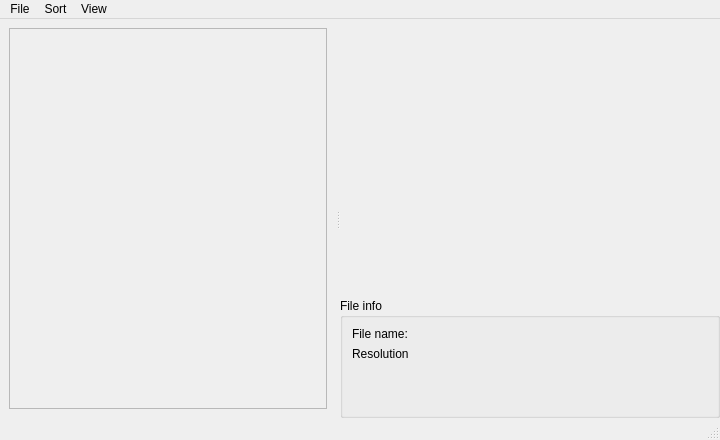
<?xml version="1.0" encoding="UTF-8"?>
<ui version="4.0">
 <class>MainWindow</class>
 <widget class="QMainWindow" name="MainWindow">
  <property name="geometry">
   <rect>
    <x>0</x>
    <y>0</y>
    <width>720</width>
    <height>440</height>
   </rect>
  </property>
  <property name="minimumSize">
   <size>
    <width>720</width>
    <height>440</height>
   </size>
  </property>
  <property name="windowTitle">
   <string/>
  </property>
  <property name="styleSheet">
   <string notr="true"/>
  </property>
  <property name="unifiedTitleAndToolBarOnMac">
   <bool>true</bool>
  </property>
  <widget class="QWidget" name="CentralContentWidget">
   <layout class="QHBoxLayout" name="CentralContentWidgetLayout">
    <property name="spacing">
     <number>0</number>
    </property>
    <property name="leftMargin">
     <number>0</number>
    </property>
    <property name="topMargin">
     <number>0</number>
    </property>
    <property name="rightMargin">
     <number>0</number>
    </property>
    <property name="bottomMargin">
     <number>0</number>
    </property>
    <item>
     <widget class="QSplitter" name="SplitterBody">
      <property name="orientation">
       <enum>Qt::Horizontal</enum>
      </property>
      <widget class="QWidget" name="LeftColumnWidget" native="true">
       <property name="sizePolicy">
        <sizepolicy hsizetype="Preferred" vsizetype="Preferred">
         <horstretch>1</horstretch>
         <verstretch>0</verstretch>
        </sizepolicy>
       </property>
       <property name="minimumSize">
        <size>
         <width>280</width>
         <height>0</height>
        </size>
       </property>
       <layout class="QGridLayout" name="gridLayout" rowstretch="0,0" columnstretch="0,0">
        <property name="leftMargin">
         <number>9</number>
        </property>
        <property name="topMargin">
         <number>9</number>
        </property>
        <property name="rightMargin">
         <number>9</number>
        </property>
        <property name="bottomMargin">
         <number>9</number>
        </property>
        <property name="spacing">
         <number>5</number>
        </property>
        <item row="1" column="1">
         <widget class="QScrollArea" name="ThumbnailArea">
          <property name="sizePolicy">
           <sizepolicy hsizetype="Expanding" vsizetype="Expanding">
            <horstretch>0</horstretch>
            <verstretch>0</verstretch>
           </sizepolicy>
          </property>
          <property name="horizontalScrollBarPolicy">
           <enum>Qt::ScrollBarAlwaysOff</enum>
          </property>
          <property name="widgetResizable">
           <bool>true</bool>
          </property>
          <property name="alignment">
           <set>Qt::AlignLeading|Qt::AlignLeft|Qt::AlignTop</set>
          </property>
          <widget class="QWidget" name="ThumbnailAreaWidget">
           <property name="geometry">
            <rect>
             <x>0</x>
             <y>0</y>
             <width>270</width>
             <height>374</height>
            </rect>
           </property>
           <property name="sizePolicy">
            <sizepolicy hsizetype="Expanding" vsizetype="Expanding">
             <horstretch>0</horstretch>
             <verstretch>0</verstretch>
            </sizepolicy>
           </property>
           <layout class="QGridLayout" name="ThumbnailAreaLayout">
            <property name="sizeConstraint">
             <enum>QLayout::SetMinAndMaxSize</enum>
            </property>
           </layout>
          </widget>
         </widget>
        </item>
       </layout>
      </widget>
      <widget class="QWidget" name="RightColumnWidget" native="true">
       <property name="sizePolicy">
        <sizepolicy hsizetype="Preferred" vsizetype="Preferred">
         <horstretch>1</horstretch>
         <verstretch>0</verstretch>
        </sizepolicy>
       </property>
       <property name="minimumSize">
        <size>
         <width>380</width>
         <height>0</height>
        </size>
       </property>
       <layout class="QVBoxLayout" name="RightColumnWidgetLayout">
        <item>
         <widget class="QLabel" name="PreviewLabel">
          <property name="sizePolicy">
           <sizepolicy hsizetype="Expanding" vsizetype="Expanding">
            <horstretch>1</horstretch>
            <verstretch>1</verstretch>
           </sizepolicy>
          </property>
          <property name="alignment">
           <set>Qt::AlignCenter</set>
          </property>
         </widget>
        </item>
        <item>
         <widget class="QGroupBox" name="FileInfoGroupBox">
          <property name="sizePolicy">
           <sizepolicy hsizetype="Preferred" vsizetype="Preferred">
            <horstretch>0</horstretch>
            <verstretch>0</verstretch>
           </sizepolicy>
          </property>
          <property name="minimumSize">
           <size>
            <width>0</width>
            <height>120</height>
           </size>
          </property>
          <property name="maximumSize">
           <size>
            <width>16777215</width>
            <height>150</height>
           </size>
          </property>
          <property name="title">
           <string>File info</string>
          </property>
          <layout class="QFormLayout" name="FileInfoGroupBoxLayout">
           <item row="0" column="0">
            <widget class="QLabel" name="TitleFileNameLabel">
             <property name="text">
              <string>File name:</string>
             </property>
            </widget>
           </item>
           <item row="0" column="1">
            <widget class="QLabel" name="FileNameLabel">
             <property name="text">
              <string/>
             </property>
            </widget>
           </item>
           <item row="1" column="0">
            <widget class="QLabel" name="TitleResolutionLabel">
             <property name="text">
              <string>Resolution</string>
             </property>
            </widget>
           </item>
           <item row="1" column="1">
            <widget class="QLabel" name="ResolutionLabel">
             <property name="text">
              <string/>
             </property>
            </widget>
           </item>
          </layout>
         </widget>
        </item>
       </layout>
      </widget>
     </widget>
    </item>
   </layout>
  </widget>
  <widget class="QMenuBar" name="MenuBar">
   <property name="geometry">
    <rect>
     <x>0</x>
     <y>0</y>
     <width>720</width>
     <height>23</height>
    </rect>
   </property>
   <widget class="QMenu" name="FileMenu">
    <property name="title">
     <string>File</string>
    </property>
    <addaction name="OpenAction"/>
    <addaction name="RefreshAction"/>
    <addaction name="CloseAction"/>
   </widget>
   <widget class="QMenu" name="SortMenu">
    <property name="title">
     <string>Sort</string>
    </property>
    <addaction name="ByColorAction"/>
    <addaction name="separator"/>
    <addaction name="ShuffleAction"/>
    <addaction name="UnsortedAction"/>
   </widget>
   <widget class="QMenu" name="menuView">
    <property name="title">
     <string>View</string>
    </property>
    <addaction name="MoreColumnsAction"/>
    <addaction name="LessColumnsAction"/>
    <addaction name="separator"/>
    <addaction name="SlideshowAction"/>
    <addaction name="StopSlideshowAction"/>
    <addaction name="separator"/>
    <addaction name="ToggleFileInfoAction"/>
   </widget>
   <addaction name="FileMenu"/>
   <addaction name="SortMenu"/>
   <addaction name="menuView"/>
  </widget>
  <widget class="QStatusBar" name="StatusBar"/>
  <action name="OpenAction">
   <property name="text">
    <string>Open</string>
   </property>
  </action>
  <action name="CloseAction">
   <property name="text">
    <string>Close</string>
   </property>
  </action>
  <action name="RefreshAction">
   <property name="text">
    <string>Refresh</string>
   </property>
  </action>
  <action name="ByColorAction">
   <property name="text">
    <string>By Color</string>
   </property>
  </action>
  <action name="UnsortedAction">
   <property name="text">
    <string>Unsorted</string>
   </property>
  </action>
  <action name="MoreColumnsAction">
   <property name="text">
    <string>More columns</string>
   </property>
  </action>
  <action name="LessColumnsAction">
   <property name="text">
    <string>Less columns</string>
   </property>
  </action>
  <action name="SlideshowAction">
   <property name="text">
    <string>Slideshow</string>
   </property>
  </action>
  <action name="StopSlideshowAction">
   <property name="text">
    <string>Stop slideshow</string>
   </property>
  </action>
  <action name="ShuffleAction">
   <property name="text">
    <string>Shuffle</string>
   </property>
  </action>
  <action name="ToggleFileInfoAction">
   <property name="text">
    <string>Toggle FileInfo</string>
   </property>
  </action>
 </widget>
 <resources/>
 <connections/>
</ui>
